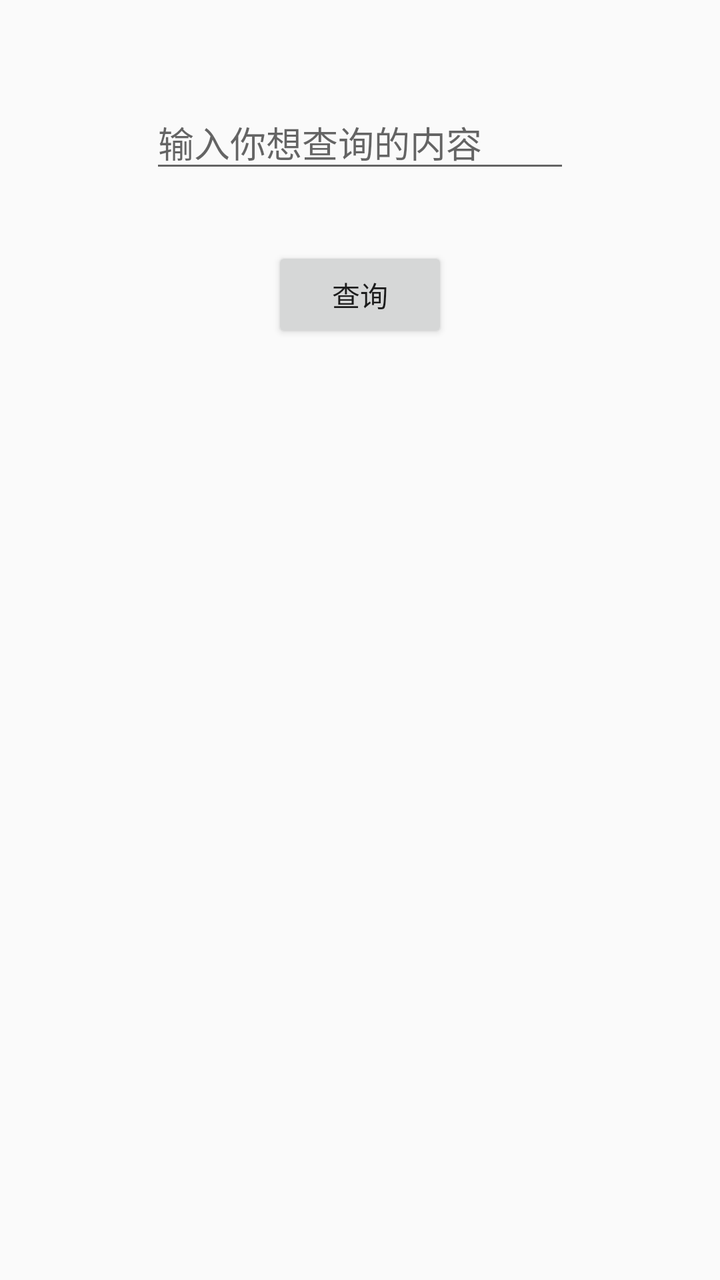
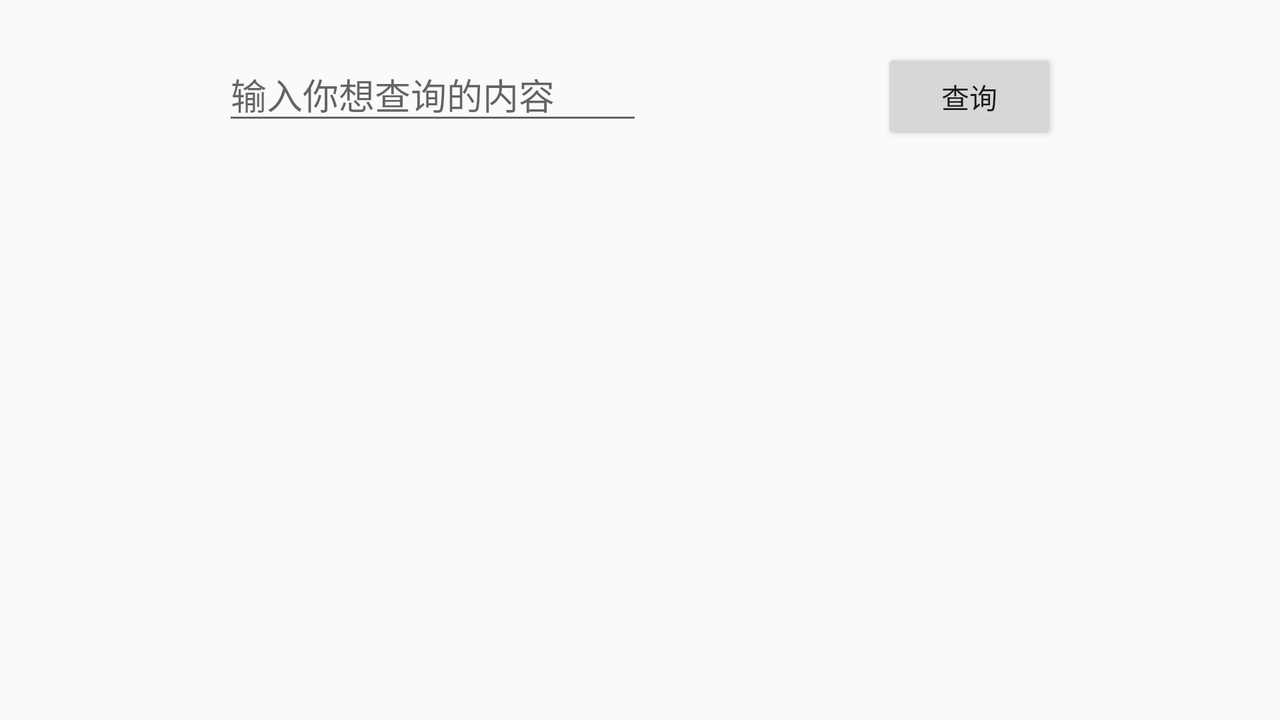

First picture: res/layout/ on a phone held upright. Second picture: the repository's own variant of that layout, on a device whose configuration matches the variant's folder. Source for both follows.
<!-- AndroidManifest.xml: application theme AppTheme -->
<!-- res/layout/query_student_info.xml -->
<?xml version="1.0" encoding="utf-8"?>
<android.support.constraint.ConstraintLayout xmlns:android="http://schemas.android.com/apk/res/android"
    xmlns:app="http://schemas.android.com/apk/res-auto"
    xmlns:tools="http://schemas.android.com/tools"
    android:layout_width="match_parent"
    android:layout_height="match_parent"
    android:maxHeight="@android:dimen/thumbnail_height"
    android:orientation="vertical">

    <EditText
        android:id="@+id/editQueryStu"
        android:layout_width="wrap_content"
        android:layout_height="wrap_content"
        android:layout_marginStart="16dp"
        android:layout_marginTop="48dp"
        android:layout_marginEnd="16dp"
        android:ems="10"
        android:hint="@string/edit_query"
        android:inputType="textPersonName"
        app:layout_constraintEnd_toEndOf="parent"
        app:layout_constraintStart_toStartOf="parent"
        app:layout_constraintTop_toTopOf="parent" />

    <Button
        android:id="@+id/buttonQuery"
        android:layout_width="wrap_content"
        android:layout_height="wrap_content"
        android:layout_marginStart="16dp"
        android:layout_marginTop="32dp"
        android:layout_marginEnd="16dp"
        android:onClick="turnToQueryResult"
        android:text="@string/button_query_stu"
        app:layout_constraintEnd_toEndOf="parent"
        app:layout_constraintStart_toStartOf="parent"
        app:layout_constraintTop_toBottomOf="@+id/editQueryStu" />
</android.support.constraint.ConstraintLayout>
<!-- resources referenced by this layout -->
<resources>
  <string name="button_query_stu">查询</string>
  <string name="edit_query">输入你想查询的内容</string>
  <style name="AppTheme" parent="Theme.AppCompat.Light.DarkActionBar">
          
          <item name="colorPrimary">@color/colorPrimary</item>
          <item name="colorPrimaryDark">@color/colorPrimaryDark</item>
          <item name="colorAccent">@color/colorAccent</item>
      </style>
  <color name="colorPrimary">#008577</color>
  <color name="colorPrimaryDark">#00574B</color>
  <color name="colorAccent">#E94E86</color>
</resources>
<!-- res/layout-land/query_student_info.xml (the author's variant of the layout above) -->
<!-- drawn on the phone turned sideways -->
<?xml version="1.0" encoding="utf-8"?>
<android.support.constraint.ConstraintLayout xmlns:android="http://schemas.android.com/apk/res/android"
    xmlns:app="http://schemas.android.com/apk/res-auto"
    xmlns:tools="http://schemas.android.com/tools"
    android:layout_width="match_parent"
    android:layout_height="match_parent"
    android:maxHeight="@android:dimen/thumbnail_height"
    android:orientation="vertical">

    <EditText
        android:id="@+id/editQueryStu"
        android:layout_width="wrap_content"
        android:layout_height="wrap_content"
        android:layout_marginStart="16dp"
        android:layout_marginTop="24dp"
        android:layout_marginEnd="16dp"
        android:ems="10"
        android:hint="@string/edit_query"
        android:inputType="textPersonName"
        app:layout_constraintEnd_toStartOf="@+id/buttonQuery"
        app:layout_constraintStart_toStartOf="parent"
        app:layout_constraintTop_toTopOf="parent" />

    <Button
        android:id="@+id/buttonQuery"
        android:layout_width="wrap_content"
        android:layout_height="wrap_content"
        android:layout_marginStart="8dp"
        android:layout_marginEnd="16dp"
        android:onClick="turnToQueryResult"
        android:text="@string/button_query_stu"
        app:layout_constraintBaseline_toBaselineOf="@+id/editQueryStu"
        app:layout_constraintEnd_toEndOf="parent"
        app:layout_constraintStart_toEndOf="@+id/editQueryStu" />
</android.support.constraint.ConstraintLayout>
